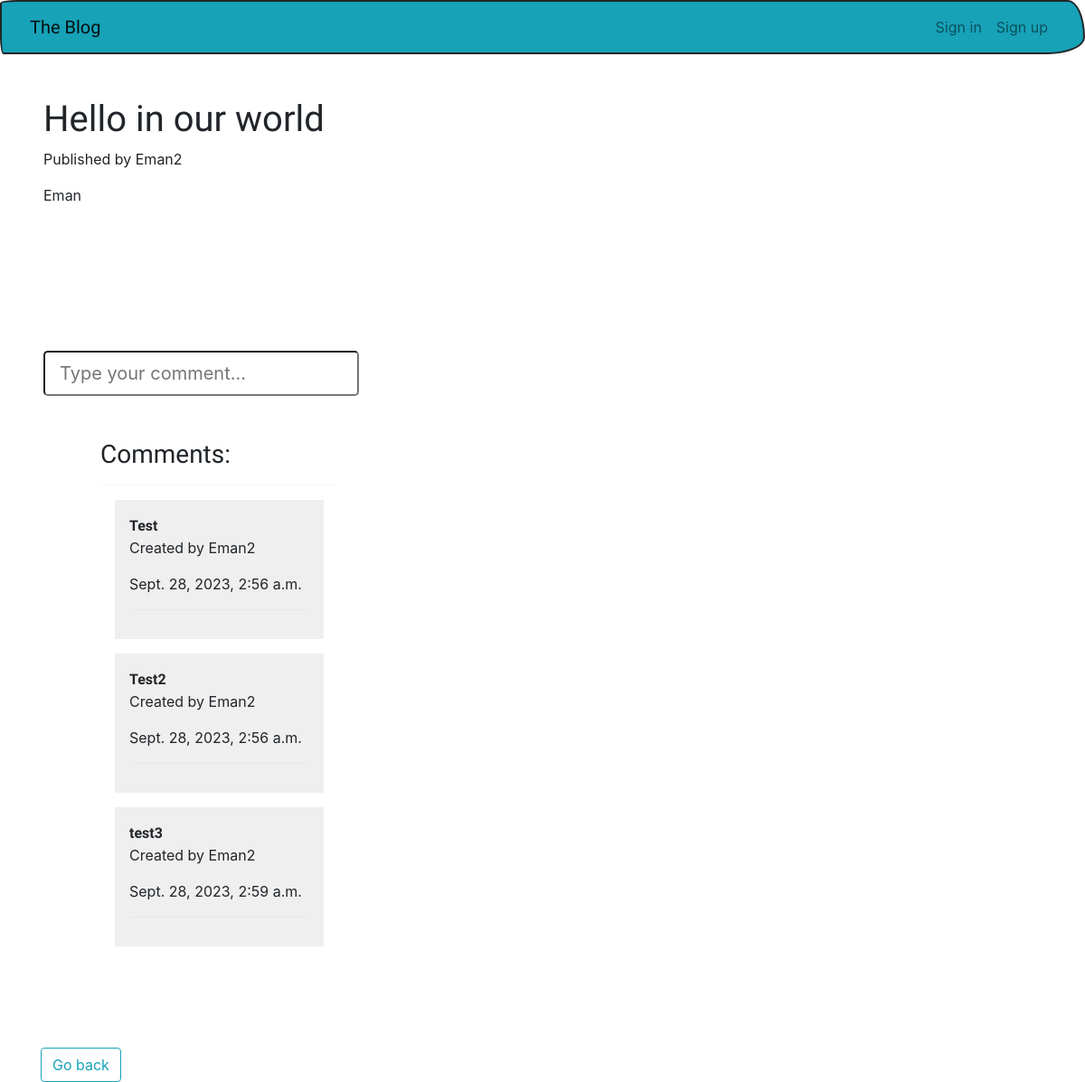
The app's page /blog/13/ with its own data.
### blog/models.py (models this page shows, shortened)
class Post (models.Model):
    title = models.CharField(max_length=255)
    statue = models.CharField(max_length=2)
    content = HTMLField()
    owner = models.ForeignKey(
        User,
        on_delete=models.CASCADE,
        related_name='posts_owner'
    )
    publish_date = models.DateTimeField(auto_now_add=True)

class Comment (models.Model):
    post = models.ForeignKey(
        Post,
        on_delete=models.CASCADE
    )
    user = models.ForeignKey(
        User,
        on_delete=models.CASCADE,
        related_name='user_comments'
    )
    comment_content = models.CharField(max_length=255)
    publish_data = models.DateTimeField(auto_now_add=True)

### blog/views.py (the view, shortened to what this page needs)
# urls.py: path('blog/<int:pk>/', views.DetailPostView.as_view(), name='detail_post'),
class DetailPostView(DetailView):
    def get(self, request, pk):
        comments = Comment.objects.all().filter(post_id=pk).order_by('publish_data')
        post = Post.objects.all().filter(id=pk)
        return render(request, 'blog/blog_post.html', {'comments': comments, 'post': post[0]})

### blog/templates/blog/blog_post.html (shortened to what this page needs)
{% extends "blog/base.html" %}
{% block content %}
    <div class = "row">
        <div class = "col-md-6 col-12 mx-mx-auto mx-5 mt-5 mb-5">
            <h1> {{post.title}} </h1>
            <p class="date" >
                Published {{ post.publish }} by {{ post.owner}}
            </p>
            {{ post.content|safe|linebreaks }}
        </div>
        <div class="col-md-6 col-12 mx-mx-auto mx-5 mt-5 mb-5">
            <div class="mt-5">
                <form method="post" class="form-inline" >
                    <input type="text" name="comment_field" class="form-control-lg" placeholder="Type your comment...">
                </form>
            </div>
            <div class="col-md-6 col-12 mx-mx-auto mx-5 mt-5 mb-5">
                {% if not comments %}
                    <h2>No comments yet.</h2>
                {% else %}
                    <h3>Comments:</h3>
                    <hr>
                    {% for comment in comments %}
                        <div class="mx-3 my-3 p-3" style="background-color: #efefef;">
                            <strong>{{comment.comment_content}}</strong>
                            <p class="user">
                                Created by {{comment.user}}
                            </p>
                            <p class="date">
                                {{comment.publish_data}}
                            </p>
                            <hr>
                        </div>
                    {% endfor%}
                {% endif %}
            </div>
        </div>
        <div class="row">
            <div class="col-md col-12 mx-5 mt-3">
                <a class="btn btn-outline-info" href="{% url 'index' %}">Go back</a>
            </div>
        </div>
    </div>
{% endblock content %}

### records on screen
Post: title "Hello in our world", owner "Eman2", content "Eman"
Comment: comment_content "Test", user "Eman2", publish_data "Sept. 28, 2023, 2:56 a.m."
Comment: comment_content "Test2", user "Eman2", publish_data "Sept. 28, 2023, 2:56 a.m."
Comment: comment_content "test3", user "Eman2", publish_data "Sept. 28, 2023, 2:59 a.m."
